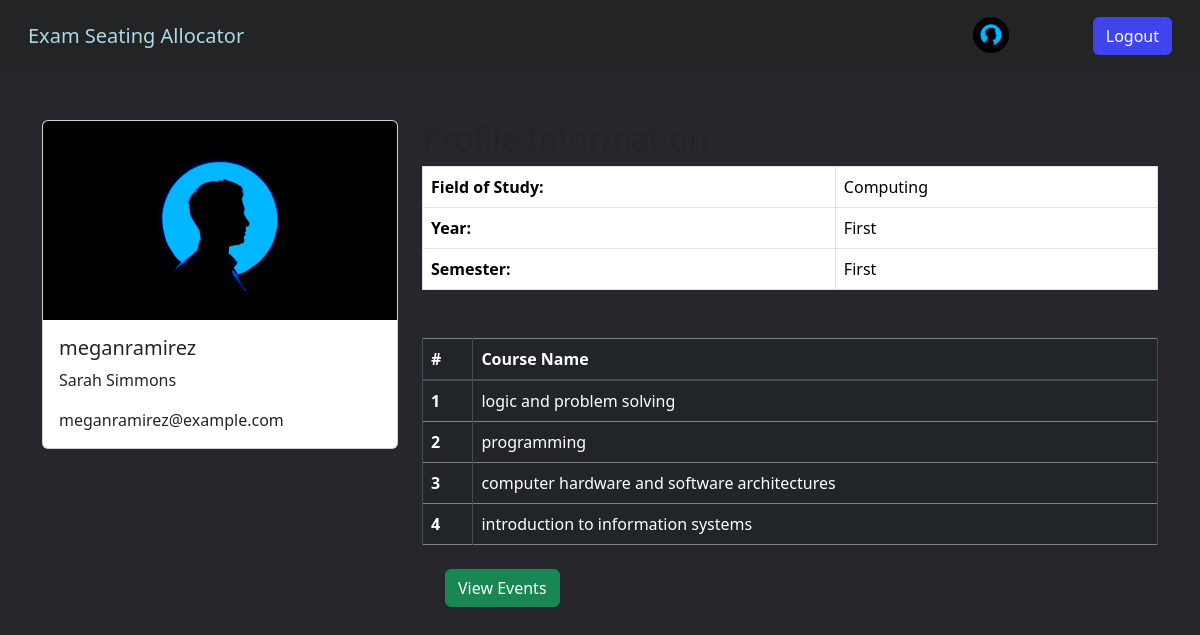
The page /student_home/ (signed in) on the database its author committed.
### api/models.py (models this page shows)
class User(AbstractUser):
    user_type = models.CharField(max_length=20, choices=USER_TYPES)
    user_image = models.ImageField(
        upload_to="Users",
    )
    groups = models.ManyToManyField(Group, related_name="api_users")
    user_permissions = models.ManyToManyField(Permission, related_name="api_users")

class Student(models.Model):
    user = models.OneToOneField(User, on_delete=models.CASCADE)
    fieldofstudy = models.CharField(
        max_length=20, choices=FIELDOFSTUDY, default="computing"
    )
    year = models.CharField(max_length=20, choices=YEAR, default="first")
    semester = models.CharField(max_length=20, choices=SEMESTER, default="first")
    courses = models.ManyToManyField(Course, related_name="students")
    section = models.CharField(max_length=20, blank=True)

class Course(models.Model):
    name = models.CharField(max_length=100)
    fieldofstudy = models.CharField(
        max_length=20, choices=FIELDOFSTUDY, default="computing"
    )
    year = models.CharField(max_length=20, choices=YEAR, default="first")
    semester = models.CharField(max_length=20, choices=SEMESTER, default="first")

### api/views.py (the view)
# urls.py: path("student_home/", student_home, name="student_home"),
@user_passes_test(is_student, login_url="login_page")
def student_home(request):
    user = request.user
    student = Student.objects.get(user=user)
    fieldofstudy = student.fieldofstudy
    year = student.year
    semester = student.semester
    courses = student.courses.all()
    context = {
        "homeurl": "student_home",
        "fieldofstudy": fieldofstudy,
        "year": year,
        "semester": semester,
        "courses": courses,
    }
    return render(request, "studentHome.html", context)

### api/views.py (called while the page is built)
def is_student(user):
    return user.groups.filter(name="Students").exists()

### api/templates/studentHome.html (shortened to what this page needs)
{%extends "base.html"%} {%block start%}
<div class="container mt-5">
  <div class="row">
    <div class="col-md-4">
      <div class="card">
        <img
          src="/media/{{user.user_image}}"
          class="card-img-top"
          alt="Profile Image"
        />
        <div class="card-body">
          <h5 class="card-title">{{ user.username }}</h5>
          <p class="card-text">{{ user.first_name }} {{ user.last_name }}</p>
          <p class="card-text">{{ user.email }}</p>
        </div>
      </div>
    </div>
    <div class="col-md-8">
      <h2>Profile Information</h2>
      <table class="table table-bordered">
        <tbody>
          <tr>
            <th>Field of Study:</th>
            <td>{{ fieldofstudy|title }}</td>
          </tr>
          <tr>
            <th>Year:</th>
            <td>{{ year|title }}</td>
          </tr>
          <tr>
            <th>Semester:</th>
            <td>{{ semester|title }}</td>
          </tr>
        </tbody>
      </table>
      <table
        class="table table-dark table-bordered mt-5"
        style="border-width: 4px; border-color: grey"
      >
        <thead>
          <tr>
            <th scope="col">#</th>
            <th scope="col">Course Name</th>
          </tr>
        </thead>
        <tbody>
          {%for course in courses%}
          <tr>
            <th scope="row">{{forloop.counter}}</th>
            <td>{{course.name}}</td>
          </tr>
          {%endfor%}
        </tbody>
      </table>
      <div class="col-md-8">
        <a href="/student_events_view/" class="btn btn-success m-2"
          >View Events</a
        >
      </div>
    </div>
  </div>
</div>
{%endblock%}

### api/templates/base.html (shortened to what this page needs)
<!DOCTYPE html>
<html>
  <head>
    {% load static %}
    <link
      rel="stylesheet"
      type="text/css"
      href="{% static 'myapp/Styles/base' %}.css"
    />
    <link rel="stylesheet" href="https://maxcdn.bootstrapcdn.com/bootstrap/4.5.2/css/bootstrap.min.css">
    <link
      href="https://cdn.jsdelivr.net/npm/bootstrap@5.3.1/dist/css/bootstrap.min.css"
      rel="stylesheet"
    />
  </head>
  <body style="background-color:#27262C;">
    <nav class="navbar dark p-3 " style="background:#222426">
      <div class="container-fluid">
        <a href="{% if homeurl == "login_page" %} /
        {%else%}
        /{{homeurl}}/
        {%endif%}" class="navbar-brand" style="color:lightblue">Exam Seating Allocator</a>
        <form class="d-flex" role="search">
          {%if request.user.is_authenticated%}
              <a class="nav-link" href="/{{homeurl}}/" >
                  <img src="/media/{{user.user_image}}" alt="Profile Picture" class = "navProfile" >
              </a>
          <a href="/logout/" class="btn" style="background:#4044ED; color:white;" type="submit">Logout</a>
          {%endif%}
        </form>
      </div>
    </nav>
    {% block start %} {% endblock %}
  </body>
</html>

### static/myapp/Styles/base.css (style rules this page uses)
.navProfile { width: 36px; height: 36px; object-fit: cover; border-radius: 50%; margin-right: 20px; }
@media screen and (min-width: 777px) { .nav-link { padding: 18px 0; min-width: 120px; } }
@media screen and (min-width: 777px) { .navbar { padding: 0; } }

### rows shown on the page
User: user_image (placeholder picture), username "meganramirez", first_name "Sarah", last_name "Simmons", email "meganramirez@example.com"
Student: fieldofstudy "Computing", year "First", semester "First"
Course: name "logic and problem solving"
Course: name "programming"
Course: name "computer hardware and software architectures"
Course: name "introduction to information systems"
